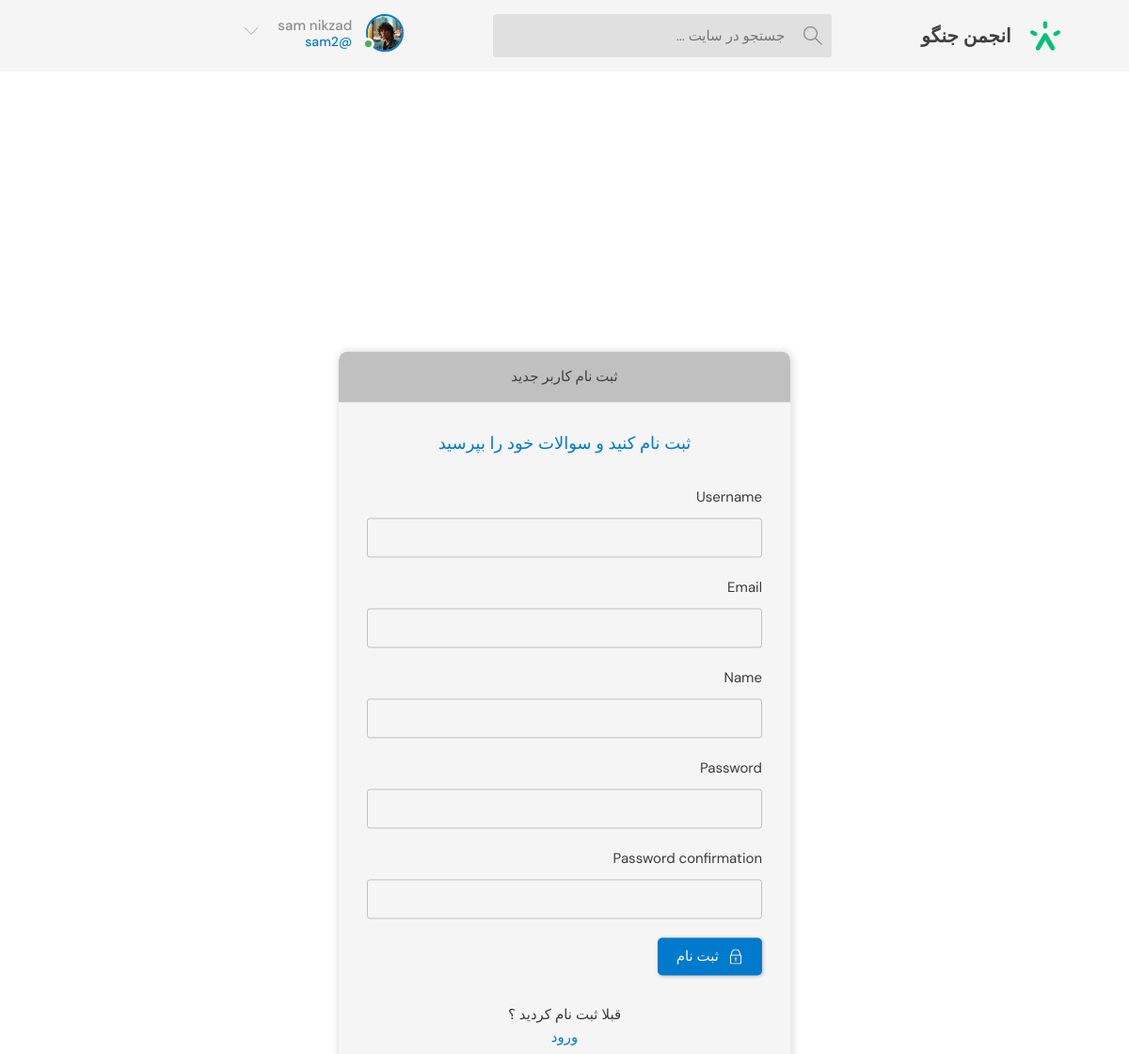
Page /register/ (signed in) on the committed database.
### base/models.py (models this page shows)
class User(AbstractUser):
    name = models.CharField(max_length=200 , null=True)
    email = models.EmailField(unique=True)
    bio = models.TextField(null=True)
    profile_image = models.ImageField(null=False,default='default.svg')
    USERNAME_FIELD = 'email'
    REQUIRED_FIELDS = []

### base/views.py (the view, shortened to what this page needs)
# urls.py: path('register/', views.registerPage,name="register"),
def registerPage(request):
    form = newUserCreationForm(request.POST)
    return render(request , 'base/login_register.html',{'form':form})

### base/forms.py
class newUserCreationForm(UserCreationForm):
    class Meta:
        model = User
        fields = ['username','email','name','password1','password2']

### base/templates/base/login_register.html (shortened to what this page needs)
{% extends 'main.html' %}
{% block content %}
<main class="auth layout">
      {% if page == 'login' %}
      <div class="container">
        <div class="layout__box">
          <div class="layout__boxHeader">
            <div class="layout__boxTitle">
              <h3>ورود</h3>
            </div>
          </div>
          <div class="layout__body">
            <h2 class="auth__tagline">برای یادگیری پارتنر خود را پیدا کنید</h2>
            <form class="form" action="" method="POST">
              {% csrf_token %}
              <div class="form__group form__group">
                <label for="room_name">ایمیل</label>
                <input id="email" name="email" type="text" placeholder="e.g. merkit didi" />
              </div>
              <div class="form__group">
                <label for="password">رمز</label>
                <input
                  id="password"
                  name="password"
                  type="password"
                  placeholder="&bull;&bull;&bull;&bull;&bull;&bull;&bull;&bull;"
                />
              </div>
              <button class="btn btn--main" type="submit">
                <svg
                  version="1.1"
                  xmlns="http://www.w3.org/2000/svg"
                  width="32"
                  height="32"
                  viewBox="0 0 32 32"
                >
                  <title>lock</title>
                  <path
                    d="M27 12h-1v-2c0-5.514-4.486-10-10-10s-10 4.486-10 10v2h-1c-0.553 0-1 0.447-1 1v18c0 0.553 0.447 1 1 1h22c0.553 0 1-0.447 1-1v-18c0-0.553-0.447-1-1-1zM8 10c0-4.411 3.589-8 8-8s8 3.589 8 8v2h-16v-2zM26 30h-20v-16h20v16z"
                  ></path>
                  <path
                    d="M15 21.694v4.306h2v-4.306c0.587-0.348 1-0.961 1-1.694 0-1.105-0.895-2-2-2s-2 0.895-2 2c0 0.732 0.413 1.345 1 1.694z"
                  ></path>
                </svg>
ورود
              </button>
            </form>
            <div class="auth__action">
              <p>هنوز ثبت نام نکردید</p>
              <a href="{% url 'register' %}" class="btn btn--link">ثبت نام</a>
            </div>
          </div>
        </div>
      </div>
      {% else %}
      <div class="container">
        <div class="layout__box">
          <div class="layout__boxHeader">
            <div class="layout__boxTitle">
              <h3>ثبت نام کاربر جدید</h3>
            </div>
          </div>
          <div class="layout__body">
            <h2 class="auth__tagline">ثبت نام کنید و سوالات خود را بپرسید</h2>
            <form class="form" action="" method="POST">
              {% for field in form %}
                <div class="form__group form__group">
                  <label for="room_name">{{field.label}}</label>
                  {{field}}
                </div>
              {% endfor %}
              <button class="btn btn--main" type="submit">
                ثبت نام
              </button>
            </form>
            <div class="auth__action">
              <p>قبلا ثبت نام کردید ؟ </p>
              <a href="{% url 'login' %}" class="btn btn--link">ورود</a>
            </div>
          </div>
        </div>
      </div>
      {% endif %}
    </main>
    {% endblock content %}

### templates/navbar.html (shortened to what this page needs)
{% load static %}
<header class="header header--loggedIn">
  <div class="container">
    <a href="{% url 'home' %}" class="header__logo">
      <img src="{% static 'images/logo.svg' %}" />
      <h1>انجمن جنگو</h1>
    </a>
    <form class="header__search" method="GET" action="{% url 'home' %}">
      <label>
        <input name="q" placeholder="جستجو در سایت ... " />
      </label>
    </form>
    <nav class="header__menu">
      {% if request.user.is_authenticated %}
      <div class="header__user">
        <a href="{% url 'user-profile' request.user.id  %}">
          <div class="avatar avatar--medium active">
            <img src="{{ HTTP_HOST }}/{{request.user.profile_image}}" />
          </div>
          <p>{{request.user.name}}<span>@{{request.user.username}}</span></p>
        </a>
        <button class="dropdown-button">
          <svg
            version="1.1"
            xmlns="http://www.w3.org/2000/svg"
            width="32"
            height="32"
            viewBox="0 0 32 32"
          >
            <title>chevron-down</title>
            <path d="M16 21l-13-13h-3l16 16 16-16h-3l-13 13z"></path>
          </svg>
        </button>
      </div>
      {% else %}
      <a href="{% url 'login' %}">
        <img src="{% static 'images/default.svg'%}" />
        <p>ورود</p>
      </a>
      {% endif %}
    </nav>
  </div>
</header>

### rows in the picture
User: user.profile_image (picture), user.name "sam nikzad", user.username "sam2"

### other values in the picture
{{ field.label }} "Username" "Email" "Name" "Password" "Password confirmation"
